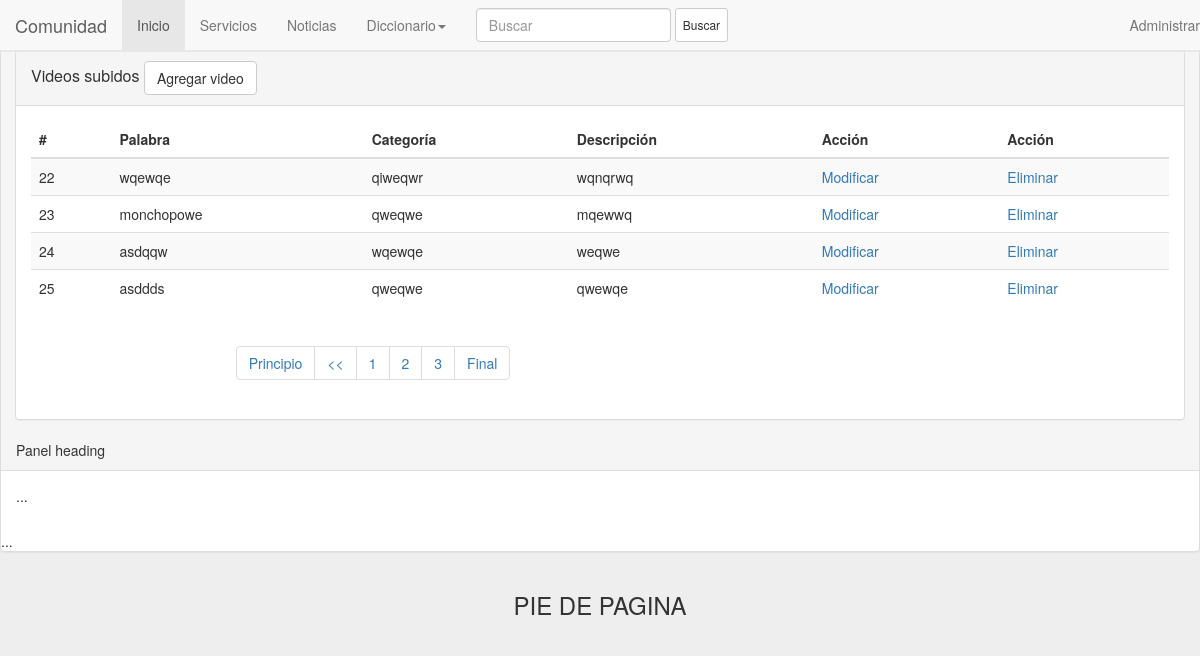
/admin/index.php?pagina=3, run on the app's committed database.
### tables this page shows
CREATE TABLE IF NOT EXISTS `paginas` (
  `id` int(11) NOT NULL AUTO_INCREMENT,
  `palabra` varchar(32) NOT NULL,
  `imagen` varchar(500) NOT NULL,
  `alt` varchar(500) NOT NULL,
  `video` varchar(50) NOT NULL,
  `d_video` varchar(500) NOT NULL,
  `categoria` varchar(32) NOT NULL,
  `usuario` varchar(32) NOT NULL,
  `fecha` bigint(20) NOT NULL,
  PRIMARY KEY (`id`)
);

### admin/index.php (the view, shortened to what this page needs)
<?php include "header.php"; include "../php/funciones.php"; ?>
	<div class="col-xs-12 col-lg-12">
		<div class='panel panel-default'>
			<div class='panel-heading'>
			   	<h3 class='panel-title'>
			   		Videos subidos
			   		<a class="btn btn-default" href="nuevo_video.php" role="button">Agregar video</a>
			   	</h3>
			</div>
			<div class='panel-body'>
				<table class="table table-striped">
			    <thead>
			        <tr>
			        	<th>#</th>
			        	<th>Palabra</th>
			        	<th>Categoría</th>
			        	<th>Descripción</th>
			        	<th>Acción</th>
			        	<th>Acción</th>
			        </tr>
			    </thead>
			    <tbody>
			        <?php
			         	$enlace = conectar();
			         	$url = basename($_SERVER ["PHP_SELF"]);
			         	if (isset($_GET['pagina'])){
	  						$ini=$_GET['pagina'];
						}else{
	  						$ini=1;
	  					}
						$consulta1 = "SELECT * FROM paginas";
						$resultado1 = mysqli_query($enlace,$consulta1);
						$num_post = mysqli_num_rows($resultado1);
						$final = 10;
						$inicio = ($ini -1) * $final;
						$num_paginas = ceil($num_post / $final);
						$pag_ant = $ini - 1;
						$consulta2 = "SELECT * FROM paginas LIMIT $inicio,$final";
						$resultado2 = mysqli_query($enlace,$consulta2);
						while($nuevos = mysqli_fetch_array($resultado2))
						{
							echo"<tr>
						    <td>".$nuevos['id']."</td>
						    <td><div class='words'>".$nuevos['palabra']."</div></td>
						    <td>".$nuevos['categoria']."</td>
						    <td>".$nuevos['d_video']."</td>
						    <td><a href='modificar_palabra.php?palabra=".$nuevos['id']."'>Modificar</a></td>
						    <td><a href='eliminar_palabra.php?palabra=".$nuevos['id']."'>Eliminar</a></td></tr>";
						}
			        ?>
			    </tbody>
			    </table>
			    <?php
					echo "<nav  class='col-lg-8 col-lg-offset-2'>
						    <ul class='pagination'>";
								for ($i=1; $i <= $num_paginas; $i++) {
						    		if($i == 1)
						    		{
						        		echo "<li><a href='".$url."?pagina=".$i."'>Principio</a></li>";
						    			if($pag_ant != 0){
						    				echo "<li><a href='".$url."?pagina=".$pag_ant."'><<</a></li>";
						    			}
						    		}
						    		if($i == 1 || $i == $num_paginas - 1 || ($i >= $ini - 4 && $i <= $ini + 4))
						    		{
						        		echo "<li><a href='".$url."?pagina=".$i."'>".$i."</a></li>";
						    		}
						    		if($i == $num_paginas)
						    		{
						        		echo "<li><a href='".$url."?pagina=".$i."'>Final</a></li>";
						    		}
						    	}
					echo "</ul>
					       </nav>";
				?>
			</div>
		</div>
	</div>
<div class="panel panel-default">
  <div class="panel-heading">Panel heading</div>
  <div class="panel-body">
    <p>...</p>
  </div>
</div>
<?php include "footer.php";?>

### css/estilos.css (style rules this page uses)
body { padding-top: 50px; background-color: #EEE; }

### data on the page
paginas: id "22", palabra "wqewqe", categoria "qiweqwr", d_video "wqnqrwq"
paginas: id "23", palabra "monchopowe", categoria "qweqwe", d_video "mqewwq"
paginas: id "24", palabra "asdqqw", categoria "wqewqe", d_video "weqwe"
paginas: id "25", palabra "asddds", categoria "qweqwe", d_video "qwewqe"
